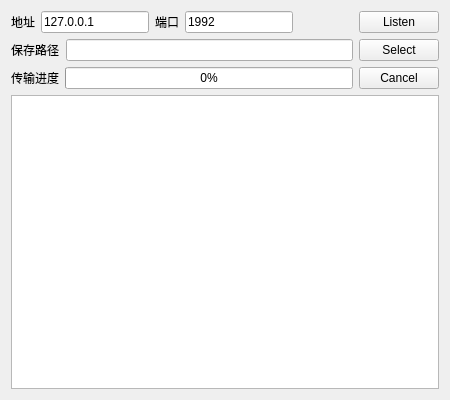
<?xml version="1.0" encoding="UTF-8"?>
<ui version="4.0">
 <class>ServerWidget</class>
 <widget class="QWidget" name="ServerWidget">
  <property name="geometry">
   <rect>
    <x>0</x>
    <y>0</y>
    <width>450</width>
    <height>400</height>
   </rect>
  </property>
  <property name="windowTitle">
   <string>Server &amp;&amp; Receiver</string>
  </property>
  <layout class="QVBoxLayout" name="verticalLayout">
   <item>
    <layout class="QHBoxLayout" name="horizontalLayout">
     <item>
      <widget class="QLabel" name="label">
       <property name="text">
        <string>地址</string>
       </property>
      </widget>
     </item>
     <item>
      <widget class="QLineEdit" name="editAddress">
       <property name="text">
        <string>127.0.0.1</string>
       </property>
      </widget>
     </item>
     <item>
      <widget class="QLabel" name="label_2">
       <property name="text">
        <string>端口</string>
       </property>
      </widget>
     </item>
     <item>
      <widget class="QLineEdit" name="editPort">
       <property name="text">
        <string>1992</string>
       </property>
      </widget>
     </item>
     <item>
      <spacer name="horizontalSpacer">
       <property name="orientation">
        <enum>Qt::Horizontal</enum>
       </property>
       <property name="sizeHint" stdset="0">
        <size>
         <width>40</width>
         <height>20</height>
        </size>
       </property>
      </spacer>
     </item>
     <item>
      <widget class="QPushButton" name="btnListen">
       <property name="text">
        <string>Listen</string>
       </property>
      </widget>
     </item>
    </layout>
   </item>
   <item>
    <layout class="QHBoxLayout" name="horizontalLayout_2">
     <item>
      <widget class="QLabel" name="label_3">
       <property name="text">
        <string>保存路径</string>
       </property>
      </widget>
     </item>
     <item>
      <widget class="QLineEdit" name="editPath"/>
     </item>
     <item>
      <widget class="QPushButton" name="btnSelect">
       <property name="text">
        <string>Select</string>
       </property>
      </widget>
     </item>
    </layout>
   </item>
   <item>
    <layout class="QHBoxLayout" name="horizontalLayout_3">
     <item>
      <widget class="QLabel" name="label_4">
       <property name="text">
        <string>传输进度</string>
       </property>
      </widget>
     </item>
     <item>
      <widget class="QProgressBar" name="progressBar">
       <property name="value">
        <number>0</number>
       </property>
       <property name="alignment">
        <set>Qt::AlignCenter</set>
       </property>
      </widget>
     </item>
     <item>
      <widget class="QPushButton" name="btnCancel">
       <property name="text">
        <string>Cancel</string>
       </property>
      </widget>
     </item>
    </layout>
   </item>
   <item>
    <widget class="QTextEdit" name="textEdit"/>
   </item>
  </layout>
 </widget>
 <resources/>
 <connections/>
</ui>
